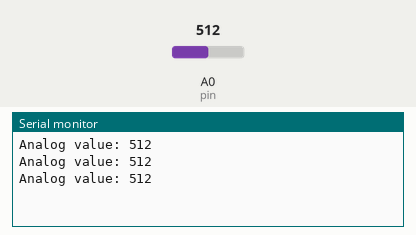
A sketch run on a simulated Arduino Uno, built with avr-gcc and run on an emulated ATmega328P. On the bench: the last lines printed to the serial monitor. Inputs (shaded band) come from the test bench; at power-on: A0 (pin) = 512.

Above: at 1.3 s.
1.4 s: A0 (pin) set to 716
At 1.9 s:
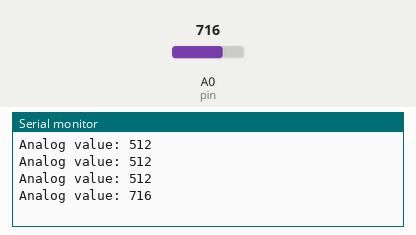
2.9 s: A0 (pin) set to 900
At 3.4 s:
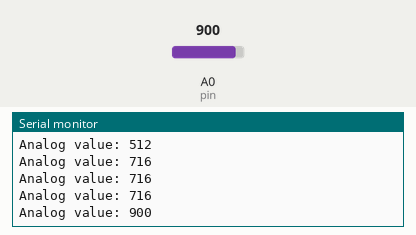
Timing chart, 0 to 5.9 s (numbered marks = the images above; inputs shaded):
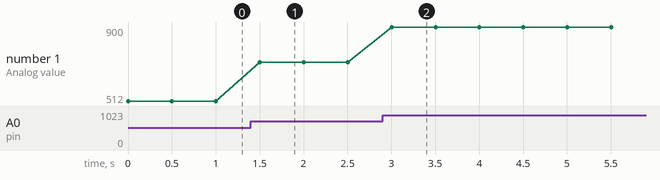

The sketch:

basic_analog_read.ino
```cpp
const int pin = A0;

void setup() {
  Serial.begin(9600);
}

void loop() {
  int lightVal = analogRead(pin);
  Serial.print("Analog value: ");
  Serial.println(lightVal);
  delay(500);
}
```

Measured:
- after the input at 1.4 s, the serial monitor: prints a new line after 0.10 s (image 1)
- after the input at 2.9 s, the serial monitor: prints a new line after 0.10 s (image 2)
- plotted number 1: 512 → 716 after the input at 1.4 s, 716 → 900 after the input at 2.9 s
